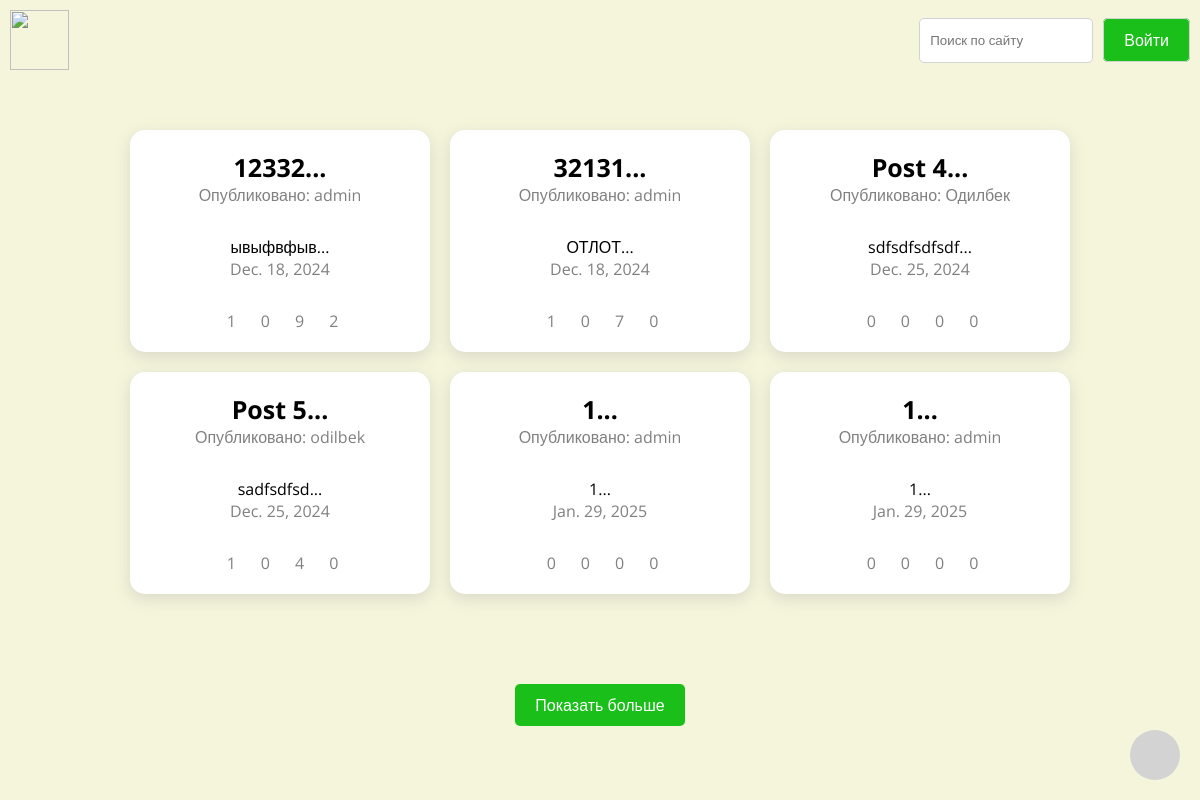
/app/?quantity=6, run on the app's committed database.
### app/models.py (models this page shows, shortened)
class Post(models.Model):
    title = models.CharField(max_length=100)
    body = models.TextField()
    created_at = models.DateField(auto_now_add=True)
    updated_at = models.DateField(auto_now=True)
    image = models.ImageField(blank=True, default='default.png')
    author = models.ForeignKey('auth.User', on_delete=models.CASCADE, default=1)
    likes = models.ManyToManyField('auth.User', related_name='likes')
    dislikes = models.ManyToManyField('auth.User', related_name='dislikes')
    views = models.ManyToManyField('auth.User', related_name='views')
    def snippet(self):
        return self.body[:30] + '...'
    def title_snippet(self):
        return self.title[:20] + '...'

### app/views.py (the view)
# urls.py: path("", home, name="home"),
def home(request):
    posts = Post.objects.all()
    all_posts_count = posts.count()
    quantity = int(request.GET.get("quantity", 3))
    posts = posts[:quantity]
    q = request.GET.get("q")
    if q:
        posts = Post.objects.filter(Q(title__icontains=q) | Q(body__icontains=q))
    return render(
        request, "home.html", {"posts": posts, "all_posts_count": all_posts_count}
    )

### app/templates/home.html (shortened to what this page needs)
{% extends 'base_layout.html' %}
{% block content %}
  <div class="home-container">
    {% if posts %}
      {% for post in posts %}
      <a class="post" href="{% url 'app:post' post.pk %}">
        <div>
          <div class="title">{{post.title_snippet}}</div>
          <div class="author">Опубликовано: {{post.author}}</div>
        </div>
        <div>
          <div class="text">{{post.snippet}}</div>
          <div class="date">{{post.created_at}}</div>
        </div>
        <div class="post-statistics">
          <div class="stat">
            {{post.likes.count}}
          </div>
          <div class="stat">
            {{post.dislikes.count}}
          </div>
          <div class="stat">
            {{post.comment_set.count}}
          </div>
          <div class="stat">
            {{post.views.count}}
          </div>
        </div>
      </a>
      {% endfor %}
    {% else %}
      <div class="title">Посты не найдены</div>
    </div>
    {% endif %}
  </div>
  {% if posts.count < all_posts_count and all_posts_count > 0 %}
  <div class="show-more">
    <a class="button primary" href="{% url 'app:home' %}?quantity={{posts.count|add:3}}">
      Показать больше
    </a>
  </div>
  {% endif %}
{% endblock %}

### app/templates/base_layout.html (shortened to what this page needs)
{% load static %}
<html lang="en">
  <head>
    <link rel="stylesheet" href="{% static 'style.css' %}" />
  </head>
  <body>
    <a class="to-start" href="#header">
    </a>
    <header id="header">
      <nav class="navbar">
        <div class="navbar-start">
          <a class="navbar-logo" href="{% url 'app:home' %}">
            <img
              src="https://msk.top-academy.ru/dist/images/logo/step_logo_rus.svg"
              alt=""
            />
          </a>
        </div>
        <div class="navbar-menu">
          <div class="navbar-item">
            <form action="" method="get">
              <input type="search" name="q" placeholder="Поиск по сайту">
            </form>
          </div>
          <div class="navbar-item">
            {% if not user.is_authenticated %}
            <a class="button primary" href="{% url 'users:login' %}"> Войти </a>
            {% else %}
            <a class="button danger" href="{% url 'users:logout' %}"> Выйти </a>
            {% endif %}
          </div>
        </div>
      </nav>
    </header>
    <main>{% block content %} {% endblock %}</main>
  </body>
</html>

### static/style.css (style rules this page uses)
* { margin: 0; padding: 0; box-sizing: border-box; font-family: "Open Sans", sans-serif; }
body { height: 100vh; background: #f5f5dc; }
.navbar { display: flex; justify-content: space-between; align-items: center; padding: 10px; height: 10vh; }
.navbar-menu { display: flex; gap: 10px; }
.navbar-start { width: 5%; cursor: pointer; }
.navbar-start img { width: 100%; }
.navbar .button { padding: 10px 20px; border: 1px solid lightgrey; border-radius: 5px; cursor: pointer; color: black; text-decoration: none; }
main { height: 90vh; }
.post { background: white; padding: 20px; width: 25%; text-align: center; display: flex; flex-direction: column; gap: 30px; border-radius: 15px; cursor: pointer; transition: 0.5s; box-shadow: rgba(166, 166, 166, 0.35) 0px 5px 15px; text-decoration: none; color: black; }
.author, .date { color: grey; }
form { background: white; border-radius: 20px; padding: 30px; box-shadow: 0 0 20px #d6d6d6; display: flex; flex-direction: column; gap: 15px; min-width: 30vw; }
.primary { background: rgb(26, 191, 26); color: white !important; }
.home-container { display: flex; flex-wrap: wrap; margin: auto; gap: 20px; justify-content: center; padding: 50px 0; }
.home-container .title { font-weight: bold; font-size: 25px; }
.show-more { text-align: center; padding: 50px 0; }
.show-more .button { padding: 10px 20px; border: none; font-size: 16px; border-radius: 5px; color: white; cursor: pointer; text-decoration: none; }
.to-start { width: 50px; height: 50px; position: fixed; bottom: 20px; right: 20px; background: lightgrey; border-radius: 50%; display: flex; justify-content: center; align-items: center; font-size: 20px; color: black; cursor: pointer; }
.post-statistics { display: flex; gap: 20px; justify-content: center; color: grey; }
.stat { display: flex; align-items: center; gap: 5px; }
.navbar-item form { background: none; border: none; box-shadow: none; padding: 0; margin: 0; min-width: auto; }
.navbar-item form input { height: 45px; border: 1px solid lightgrey; border-radius: 5px; padding: 0 10px; outline: none; }
.navbar-menu { align-items: center; }

### data on the page
Post: title_snippet "12332...", author "admin", snippet "ывыфвфыв...", created_at "Dec. 18, 2024", likes.count "1", dislikes.count "0", comment_set.count "9", views.count "2"
Post: title_snippet "32131...", author "admin", snippet "ОТЛОТ...", created_at "Dec. 18, 2024", likes.count "1", dislikes.count "0", comment_set.count "7", views.count "0"
Post: title_snippet "Post 4...", author "Одилбек", snippet "sdfsdfsdfsdf...", created_at "Dec. 25, 2024", likes.count "0", dislikes.count "0", comment_set.count "0", views.count "0"
Post: title_snippet "Post 5...", author "odilbek", snippet "sadfsdfsd...", created_at "Dec. 25, 2024", likes.count "1", dislikes.count "0", comment_set.count "4", views.count "0"
Post: title_snippet "1...", author "admin", snippet "1...", created_at "Jan. 29, 2025", likes.count "0", dislikes.count "0", comment_set.count "0", views.count "0"
Post: title_snippet "1...", author "admin", snippet "1...", created_at "Jan. 29, 2025", likes.count "0", dislikes.count "0", comment_set.count "0", views.count "0"
